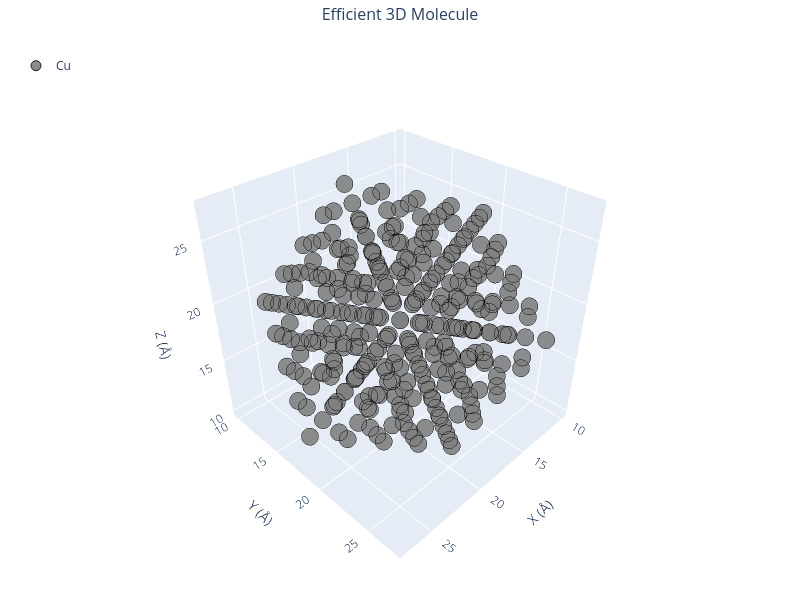

Notebook cell for this chart:
### Markdown cell above
### 🔹 Example 2 – Copper Nanocluster (material="Cu", size=5, noshells=5, fcc lattice=3.61 Å)

This case generates a copper (Cu) nanocluster composed of five atomic shells, with an FCC structure and a lattice constant of 3.61 Å.
Compared to gold, copper clusters often exhibit stronger metallic bonding and different surface reconstruction behavior.

Such small Cu nanoclusters are useful in catalytic CO₂ reduction and hydrogen evolution applications due to their tunable active surface sites.

### Code cell
from pygamlab.structures.Generators.zero_d import Nano_ZeroD_Builder 

from pygamlab.structures.gamvis import Molecular_Visualizer 

builder = Nano_ZeroD_Builder(material="Cu", structure_type="nanocluster", size=5, noshells=5, crystal_structure="fcc", lattice_constant=3.61)
zerod2=builder.atoms 

Molecular_Visualizer(zerod2,format='efficient_plotly') 
Molecular_Visualizer(zerod2,format='matplotlib') 
#Molecular_Visualizer(zerod2,format='pyvista')

### Figure 1 — Plotly figure (JSON) as saved in the notebook; plotly's stock layout.template omitted (floating-point values rounded to 4 significant figures; data arrays with more than 128 entries replaced by an {"elided": "..."} marker saying what was removed)
{"data": [{"hoverinfo": "text", "hovertext": {"elided": "309 str values"}, "marker": {"color": "gray", "line": {"color": "black", "width": 1}, "opacity": 0.9, "size": 10}, "mode": "markers", "name": "Cu", "type": "scatter3d", "x": {"elided": "309 float values"}, "y": {"elided": "309 float values"}, "z": {"elided": "309 float values"}}], "layout": {"font": {"size": 12}, "height": 600, "legend": {"x": 0.02, "y": 0.98}, "margin": {"b": 0, "l": 0, "r": 0, "t": 40}, "scene": {"aspectmode": "cube", "bgcolor": "rgba(240,240,240,0.1)", "camera": {"eye": {"x": 1.5, "y": 1.5, "z": 1.5}}, "xaxis": {"title": {"text": "X (Å)"}}, "yaxis": {"title": {"text": "Y (Å)"}}, "zaxis": {"title": {"text": "Z (Å)"}}}, "showlegend": true, "title": {"font": {"size": 16}, "text": "Efficient 3D Molecule", "x": 0.5}, "width": 800}}
